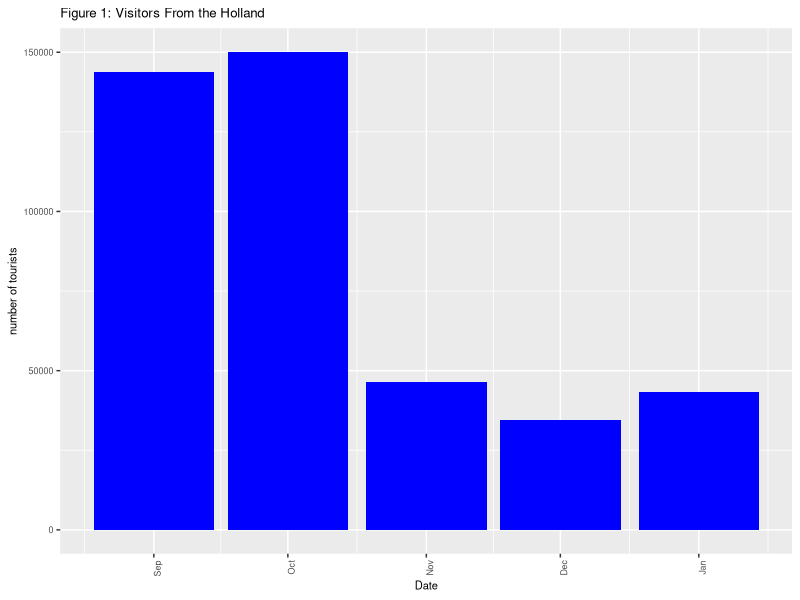
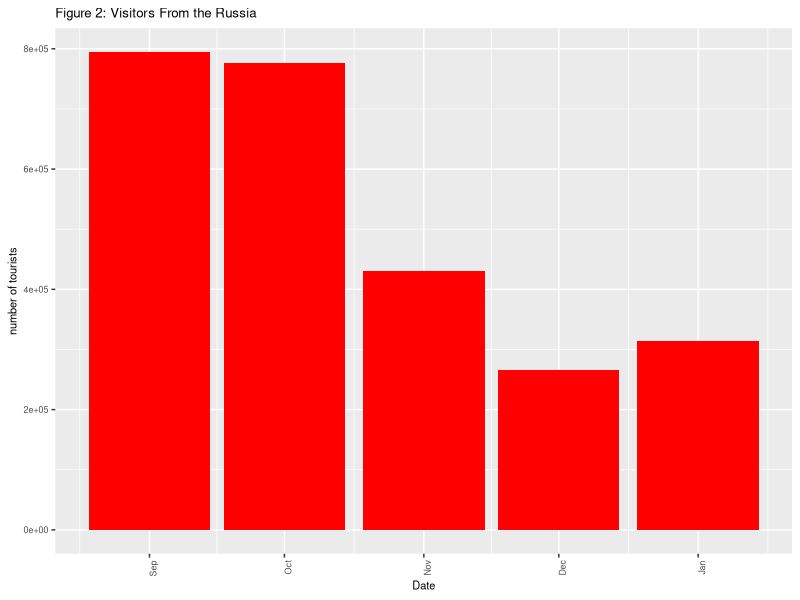
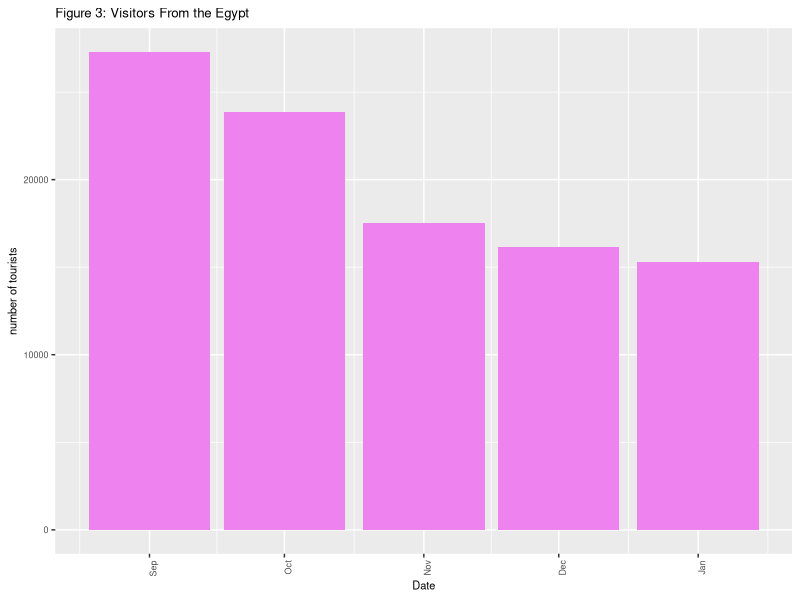
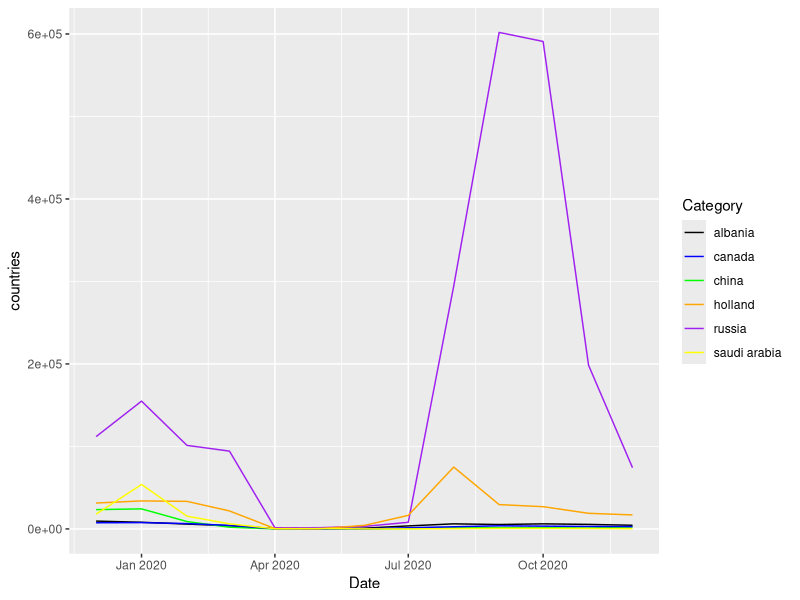
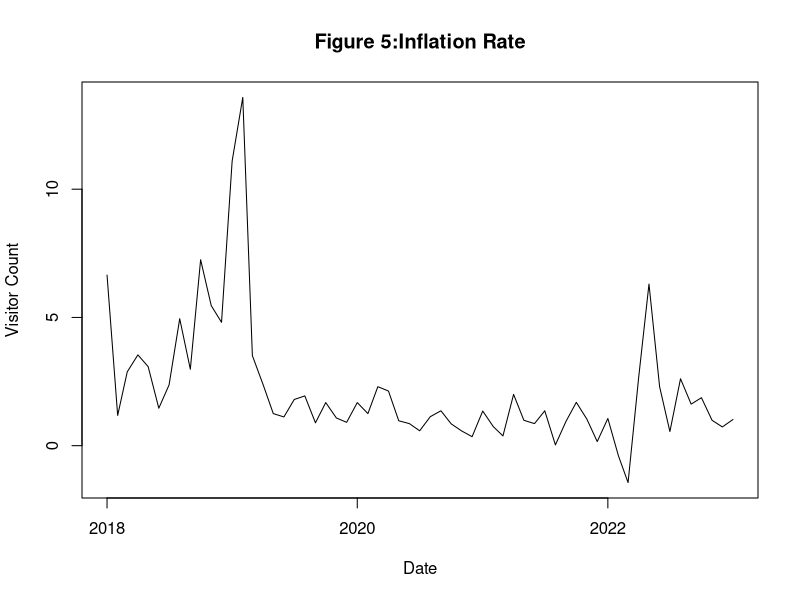
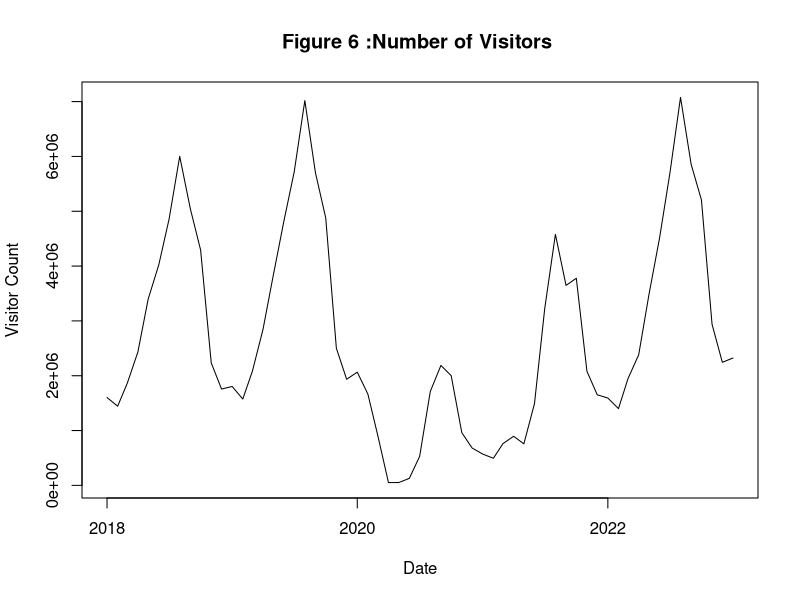
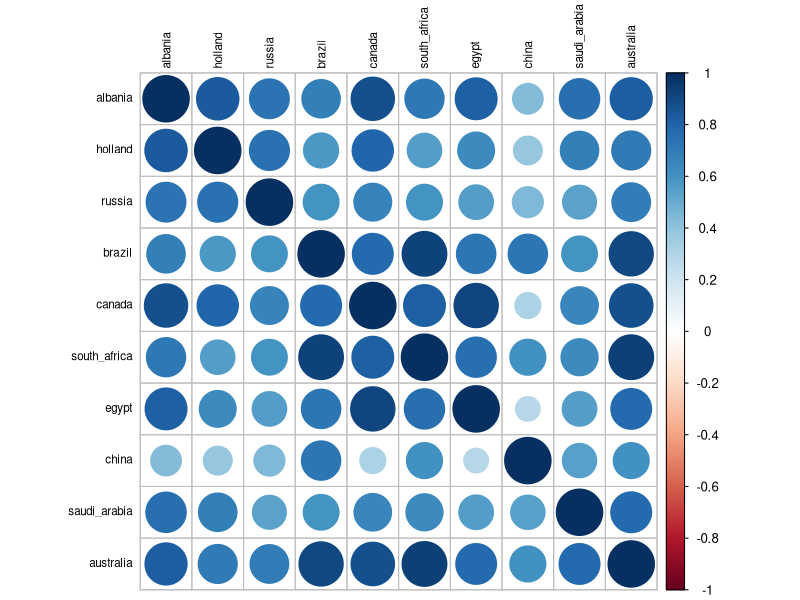

These charts were generated, in order, by the following R code:
## ---- chunk 1
knitr::opts_chunk$set(cache = FALSE, echo = TRUE, message = FALSE, warning = FALSE)
## ---- chunk 2
albania <- c(6875, 5070, 8203, 7856, 7664, 11992, 15150, 20076, 15642, 9780, 8539, 9616, 7358, 6319, 10607, 9531, 9270, 11930, 15264, 20556, 16141, 10549, 8654, 9518, 8125, 5903, 3878, 534, 572, 950, 3680, 6177, 5368, 6184, 5517, 4468, 3135, 3183, 4358, 4213, 4076, 8233, 11395, 15590, 10471, 8424, 8906, 7060, 6508, 6107, 8789, 8601, 9918, 13744, 19984, 24172, 18560, 11094, 10744, 7384, 7602)

holland <- c(29740, 22900, 30784, 50221, 138584, 77747, 94425, 252882, 123659, 131238, 37731, 30558, 32356, 27827, 36737, 69311, 139185, 96915, 107608, 272857, 129384, 142721, 39871, 31420, 33980, 33439, 21832, 447, 244, 4301, 16482, 75010, 29506, 26984, 18967, 17001, 12643, 10426, 13876, 15748, 17445, 23106, 42186, 219504, 91142, 105698, 44838, 36079, 54290, 32346, 49496, 50781, 167769, 96805, 110168, 325936, 143845, 150041, 46385, 34446, 43193)

russia <- c(80728, 62970, 85145, 169550, 714441, 972985, 947371, 914725, 912817, 788144, 207158, 81816, 114310, 80827, 123671, 232488, 856511, 1021201, 1055387, 1078045, 1057296, 980589, 288156, 111926, 154941, 101284, 94333, 1413, 1512, 3083, 8051, 294313, 601864, 590914, 198463, 74202, 110237, 76382, 182245, 204845, 20684, 42060, 703659, 898620, 935117, 1031717, 343576, 109617, 167451, 101964, 98634, 99576, 288225, 535404, 716435, 805145, 794483, 777034, 429728, 266435, 313267)

canada <- c(6368, 5039, 6678, 7534, 8323, 8910, 12183, 15410, 13620, 10695, 7571, 6858, 7153, 6057, 8266, 10126, 11125, 12573, 17102, 21356, 16653, 14437, 9640, 7482, 7680, 6510, 4252, 317, 40, 216, 1470, 2621, 3819, 3396, 2993, 2872, 2383, 1742, 1533, 2052, 2198, 3438, 7216, 12588, 11662, 10514, 8845, 7577, 6854, 5294, 9129, 8929, 16813, 18225, 24013, 30184, 27570, 28076, 16488, 10466, 10910)

south_africa <- c(3184, 1775, 2430, 4442, 4042, 4507, 7466, 4522, 6523, 5955, 2655, 4092, 4011, 1923, 4278, 5411, 5000, 9861, 10794, 6717, 9840, 8386, 3410, 4313, 5134, 2755, 1914, 3, 65, 21, 207, 610, 707, 941, 941, 872, 348, 194, 220, 311, 249, 384, 759, 745, 633, 809, 774, 614, 940, 2184, 4662, 3762, 5283, 6527, 10413, 7008, 8443, 10772, 4868, 4443, 5605)

egypt <- c(9632, 8922, 9105, 11239, 9432, 9953, 13155, 15679, 15116, 12371, 10676, 10973, 13249, 11679, 12159, 14509, 10070, 14492, 17182, 20288, 16325, 14455, 12067, 12544, 14311, 11307, 5704, 82, 254, 602, 1389, 3935, 5450, 8891, 9059, 6368, 5165, 4757, 5518, 6087, 3632, 6977, 12679, 13198, 15033, 15007, 12726, 13226, 13257, 15439, 17431, 7553, 16192, 19181, 25830, 23894, 27283, 23869, 17536, 16155, 15320)

china <- c(25722, 32714, 29029, 34355, 35844, 34327, 31944, 40058, 34458, 44831, 32532, 24852, 23968, 33839, 28897, 37162, 43057, 43997, 41967, 46983, 38458, 49297, 28782, 23431, 24306, 8962, 2118, 57, 46, 64, 577, 1242, 1621, 1619, 1110, 2449, 2162, 1457, 2470, 1559, 1903, 2301, 2675, 3459, 3312, 3416, 3528, 3758, 3338, 3488, 3115, 6785, 7614, 9313, 10820, 10081, 9042, 8939, 8328, 10216, 10608)
saudi_arabia <- c(51511, 20375, 32668, 48575, 42035, 37098, 141491, 179420, 76502, 44961, 27056, 23812, 46006, 19368, 27901, 39878, 19718, 54832, 121563, 149821, 42209, 19806, 20533, 17975, 53927, 15482, 6173, 250, 468, 89, 69, 350, 688, 694, 529, 328, 391, 191, 223, 388, 318, 833, 1908, 2115, 795, 924, 807, 933, 829, 964, 1490, 543, 2145, 4191, 56355, 170780, 85099, 60864, 42860, 62545, 34385)

australia <- c(4396, 2964, 3047, 5670, 6333, 8693, 14288, 13527, 14748, 12028, 5770, 5026, 5809, 3413, 3688, 7836, 9173, 12022, 17737, 16243, 18230, 14653, 7551, 5437, 6265, 3819, 2666, 43, 118, 218, 291, 621, 1011, 956, 622, 649, 430, 403, 503, 673, 615, 636, 1234, 1383, 1276, 2338, 1954, 2698, 3799, 2866, 3590, 4267, 6914, 11050, 15992, 18324, 18174, 17142, 11135, 6214, 6402)

brazil <- c(4081, 3398, 3306, 5834, 8543, 8289, 7921, 6901, 9047, 8514, 6686, 5860, 6822, 5033, 7209, 6546, 9768, 9788, 10449, 8711, 12175, 11521, 6914, 5748, 7898, 4779, 2837, 25, 126,64, 426, 836, 1314, 1806, 1954, 1611, 1672, 677, 540, 573, 719, 825, 1328, 1734, 1728, 2323, 2206, 3329, 3673, 2885, 3945, 5199, 7730, 8451, 9073, 7647, 11358, 11940, 7468, 4501, 5182)



Date <- c("2018-01", "2018-02", "2018-03", "2018-04", "2018-05", "2018-06", "2018-07", "2018-08", "2018-09", "2018-10", "2018-11", "2018-12", "2019-01", "2019-02", "2019-03", "2019-04", "2019-05", "2019-06", "2019-07", "2019-08", "2019-09", "2019-10", "2019-11", "2019-12", "2020-01", "2020-02", "2020-03", "2020-04", "2020-05", "2020-06", "2020-07", "2020-08", "2020-09", "2020-10", "2020-11", "2020-12", "2021-01", "2021-02", "2021-03", "2021-04", "2021-05", "2021-06", "2021-07", "2021-08", "2021-09", "2021-10", "2021-11", "2021-12", "2022-01", "2022-02", "2022-03", "2022-04", "2022-05", "2022-06", "2022-07", "2022-08", "2022-09", "2022-10", "2022-11", "2022-12","2023-01")

Date <- as.Date(paste0(Date, "-01"), format = "%Y-%m-%d")

data <- data.frame(Date = Date, albania = albania, holland = holland, russia = russia, brazil = brazil, canada = canada, south_africa =south_africa, egypt = egypt, china = china, saudi_arabia = saudi_arabia, australia = australia)


## ---- chunk 3
data_without_date <- data[, !colnames(data) %in% "Date"]
summary_table <- data.frame(
  Mean = sapply(data_without_date, mean),
  StandardDeviation = sapply(data_without_date, sd),
  Minimum = sapply(data_without_date, min),
  Maximum = sapply(data_without_date, max)
)

print(summary_table)
## ---- chunk 4
library(kableExtra)
kable(summary_table, caption = "Summary Statistics", format = "markdown")
## ---- chunk 5
library(ggplot2)

subset_data <- tail(data, 5)

ggplot(subset_data, aes(x = Date, y = holland)) +
  geom_col(fill = "blue") +
  labs(x = "Date", y = "number of tourists", title = "Figure 1: Visitors From the Holland") +
  theme(axis.text.x = element_text(angle = 90, hjust = 1) , text = element_text(size = 8))





library(ggplot2)

ggplot(subset_data, aes(x = Date, y = russia)) +
  geom_col(fill = "red") +
  labs(x = "Date", y = "number of tourists", title = "Figure 2: Visitors From the Russia") + 
  theme(axis.text.x = element_text(angle = 90, hjust = 1) , text = element_text(size = 8))
## ---- chunk 6
library(ggplot2)
ggplot(subset_data, aes(x = Date, y = egypt)) +
  geom_col(fill = "violet") +
  labs(x = "Date", y = "number of tourists", title = "Figure 3: Visitors From the Egypt") +
  theme(axis.text.x = element_text(angle = 90, hjust = 1) , text = element_text(size = 8))
## ---- chunk 7
library(ggplot2)
filtered_data <- subset(data, Date >= as.Date("2019-12-01") & Date <= as.Date("2020-12-1"))

ggplot(filtered_data, aes(x = Date)) +
  geom_line(aes(y = albania, color = "albania")) +
  geom_line(aes(y = china, color = "china")) +
  geom_line(aes(y = canada, color = "canada")) +
  geom_line(aes(y = russia, color = "russia")) +
  geom_line(aes(y = holland, color = "holland")) +
  geom_line(aes(y =  saudi_arabia, color = "saudi arabia " )) +                     labs(x = "Date", y = "countries", color = "Category") +
  scale_color_manual(values = c("black", "blue", "green", "orange", "purple","yellow"))

## ---- chunk 8
 Date <- c("2018-01", "2018-02", "2018-03", "2018-04", "2018-05", "2018-06", "2018-07", "2018-08", "2018-09", "2018-10", "2018-11", "2018-12", "2019-01", "2019-02", "2019-03", "2019-04", "2019-05", "2019-06", "2019-07", "2019-08", "2019-09", "2019-10", "2019-11", "2019-12", "2020-01", "2020-02", "2020-03", "2020-04", "2020-05", "2020-06", "2020-07", "2020-08", "2020-09", "2020-10", "2020-11", "2020-12", "2021-01", "2021-02", "2021-03", "2021-04", "2021-05", "2021-06", "2021-07", "2021-08", "2021-09", "2021-10", "2021-11", "2021-12", "2022-01", "2022-02", "2022-03", "2022-04", "2022-05", "2022-06", "2022-07", "2022-08", "2022-09", "2022-10", "2022-11", "2022-12","2023-01")

Date <- as.Date(paste0(Date, "-01"), format = "%Y-%m-%d")
  aylikyüzde <- c(6.65, 1.18, 2.88, 3.54, 3.08, 1.46, 2.37, 4.95, 2.98, 7.25, 5.46, 4.81, 11.10, 13.58, 3.51, 2.39, 1.25, 1.12, 1.80, 1.94, 0.89, 1.68, 1.08, 0.91, 1.68, 1.25, 2.30, 2.13, 0.97, 0.86, 0.58, 1.13, 1.36, 0.85, 0.57, 0.35, 1.35, 0.74, 0.38, 2, 0.99, 0.86, 1.36, 0.03, 0.95, 1.69, 1.03, 0.16, 1.06, -0.40, -1.44, 2.67, 6.30, 2.30, 0.55, 2.61, 1.62, 1.87, 0.99, 0.73, 1.02)
enflasyon <- data.frame(Date = Date, aylikyüzde = aylikyüzde)
library(ggplot2)
plot(Date, aylikyüzde, type = "l", xlab = "Date", ylab = "Visitor Count", 
     main = "Figure 5:Inflation Rate", xlim = c(min(Date), max(Date)))




## ---- chunk 9
Dates <- c( "2018-01", "2018-02", "2018-03", "2018-04", "2018-05", "2018-06", "2018-07", "2018-08", "2018-09", "2018-10", "2018-11", "2018-12", "2019-01", "2019-02", "2019-03", "2019-04", "2019-05", "2019-06", "2019-07", "2019-08", "2019-09", "2019-10", "2019-11", "2019-12", "2020-01", "2020-02", "2020-03", "2020-04", "2020-05", "2020-06", "2020-07", "2020-08", "2020-09", "2020-10", "2020-11", "2020-12", "2021-01", "2021-02", "2021-03", "2021-04", "2021-05", "2021-06", "2021-07", "2021-08", "2021-09", "2021-10", "2021-11", "2021-12", "2022-01", "2022-02", "2022-03", "2022-04", "2022-05", "2022-06", "2022-07", "2022-08", "2022-09", "2022-10", "2022-11", "2022-12", "2023-01")
Thenumberofvisitors <- c(1601862, 1444008, 1862961, 2433008, 3398215, 4023879, 4857186, 6001678, 5045870, 4292466, 2234062, 1756707, 1804135, 1574614, 2081631, 2845084, 3832240, 4821887, 5717804, 7018257, 5702078, 4878255, 2501695, 1935290, 2065570, 1664208, 906067, 50630, 51588, 128861, 529990, 1712380, 2187683, 2000557, 960402, 681408, 570447, 494337, 761443, 895342, 757518, 1491955, 3231555, 4578265, 3648131, 3777732, 2080510, 1652786, 1593112, 1400014, 1950838, 2381722, 3483143, 4517203, 5693111, 7076690, 5856202, 5206943, 2937397, 2245147, 2323115)
visitors <- data.frame(Dates = Dates, Thenumberofvisitors = Thenumberofvisitors)
Dates <- as.Date(paste0(Dates, "-01"), format = "%Y-%m-%d")
Thenumberofvisitors <- as.numeric(Thenumberofvisitors)
plot(Dates,Thenumberofvisitors, type = "l", xlab = "Date", ylab = "Visitor Count", 
     main = "Figure 6 :Number of Visitors ", xlim = c(min(Dates), max(Dates)))
## ---- chunk 10
library(corrplot)
cor_matrix <- cor(data[,-1])
corrplot(cor_matrix, method = "circle", tl.col = "black", tl.cex = 0.7)
